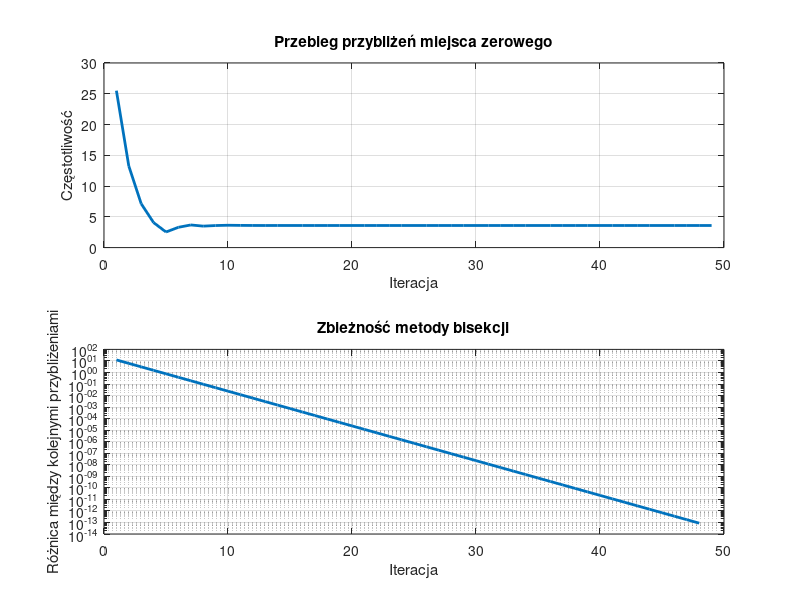

MATLAB code to generate this figure:
function [xvec,xdif,xsolution,ysolution,iterations] = impedance_bisection()
% Wyznacza miejsce zerowe funkcji impedance_difference metodą bisekcji.
% xvec - wektor z kolejnymi przybliżeniami miejsca zerowego, gdzie xtab(1)= (a+b)/2
% xdif(i) = abs(xvec(i+1)-xvec(i)); wektor różnic kolejnych przybliżeń miejsca zerowego
% xsolution - obliczone miejsce zerowe
% ysolution - wartość funkcji impedance_difference wyznaczona dla f=xsolution
% iterations - liczba iteracji wykonana w celu wyznaczenia xsolution

a = 1; % lewa granica przedziału poszukiwań miejsca zerowego
b = 50; % prawa granica przedziału poszukiwań miejsca zerowego
ytolerance = 1e-12; % tolerancja wartości funkcji w przybliżonym miejscu zerowym.
% Warunek abs(f1(xsolution))<ytolerance określa jak blisko zera ma znaleźć
% się wartość funkcji w obliczonym miejscu zerowym funkcji f1(), aby obliczenia
% zostały zakończone.
max_iterations = 1000; % maksymalna liczba iteracji wykonana przez alg. bisekcji

fa = impedance_difference(a);
fb = impedance_difference(b);

xvec = [];
xdif = [];
xsolution = Inf;
ysolution = Inf;
iterations = max_iterations;

for ii=1:max_iterations
    c = (a + b) / 2;
    xvec(ii,1) = c;
    fc = impedance_difference(c);

    if ii > 1
        xdif(ii-1) = abs(xvec(ii) - xvec(ii-1));
    end

    if abs(fc) < ytolerance
        xsolution = c;
        ysolution = fc;
        iterations = ii;
        break
    end

    if fa * fc < 0
        b = c;
        fb = fc;
    else
        a = c;
        fa = fc;
    end
    
end

xdif = abs(diff(xvec));

figure;
subplot(2,1,1); 
plot(1:iterations, xvec, 'LineWidth', 2);
title("Przebieg przybliżeń miejsca zerowego");
xlabel("Iteracja");
ylabel("Częstotliwość");
grid on;

subplot(2,1,2); 
semilogy(1:iterations-1, xdif, 'LineWidth', 2);
title("Zbieżność metody bisekcji");
xlabel("Iteracja");
ylabel("Różnica między kolejnymi przybliżeniami");
grid on;

end

function impedance_delta = impedance_difference (f)

R = 525;
C = 7 * 10^(-5);
L = 3;
M = 75;

if f <= 0
    error("f mniejsze od 0");
end

Z = 1/sqrt(1/R^2+(2*pi*f*C-1/(2*pi*f*L))^2);
impedance_delta = Z - M;

end